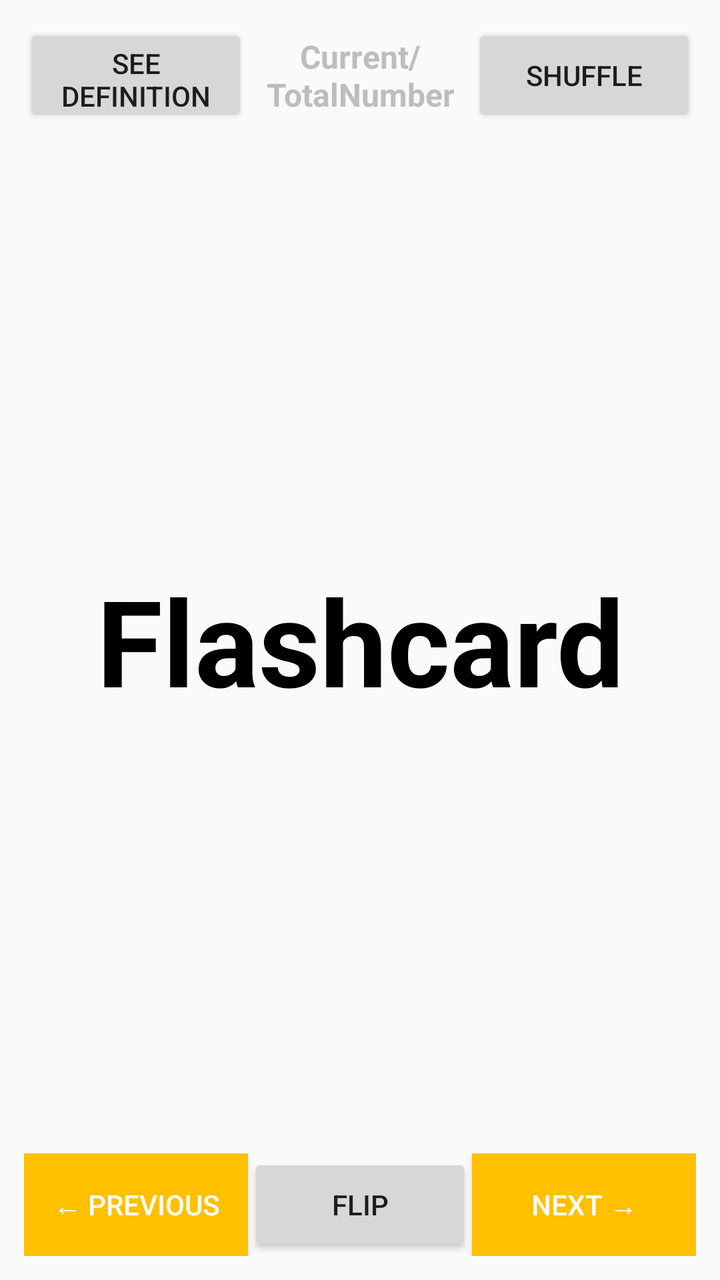
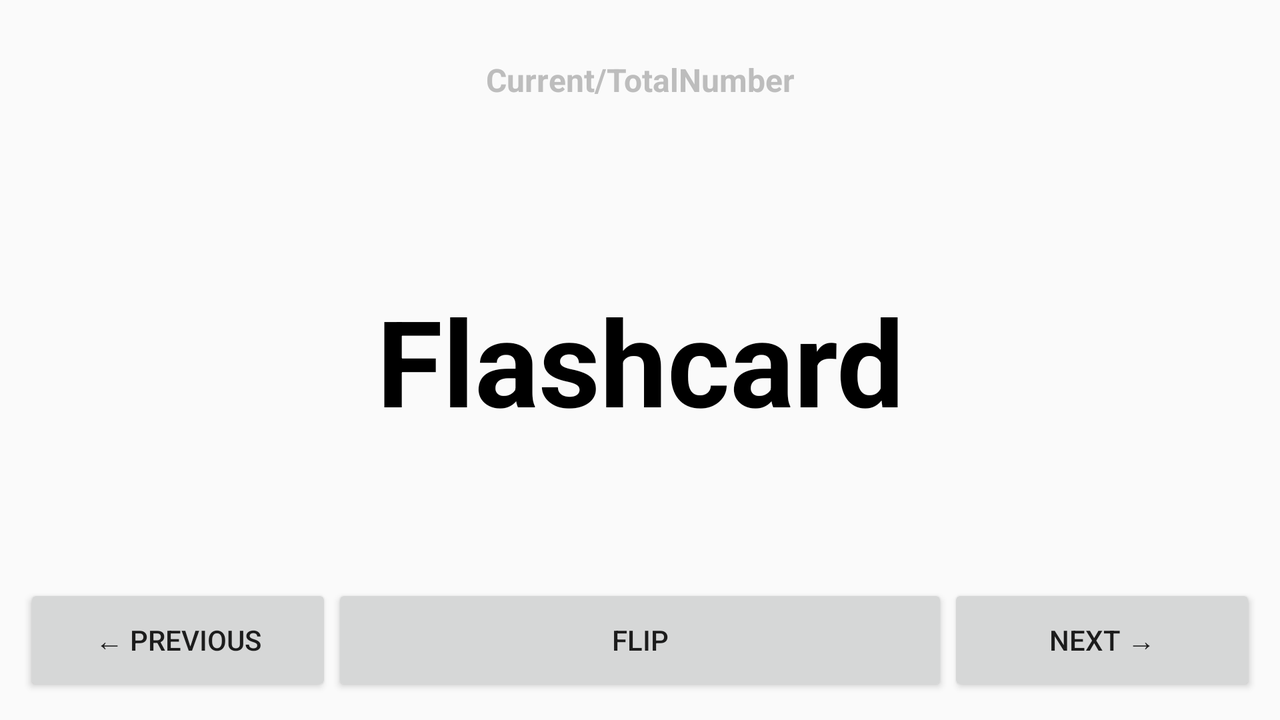

An Android layout and its configuration variant, each rendered on a device that would load it. The default file and the variant file are quoted in full after the pictures.
<!-- AndroidManifest.xml: application theme AppTheme -->
<!-- res/layout/activity_practise_with_flashcards.xml -->
<?xml version="1.0" encoding="utf-8"?>
<android.support.constraint.ConstraintLayout xmlns:android="http://schemas.android.com/apk/res/android"
    xmlns:tools="http://schemas.android.com/tools"
    android:layout_width="match_parent"
    android:layout_height="match_parent"
    tools:context=".PractiseWithFlashcardsActivity">

    <LinearLayout
        android:layout_width="match_parent"
        android:layout_height="match_parent"
        android:layout_margin="12dp"
        android:orientation="vertical">

        <LinearLayout
            android:layout_width="match_parent"
            android:layout_height="0dp"
            android:layout_weight="1"
            android:orientation="horizontal">

            <Button
                android:id="@+id/buttonSeeFirst"
                android:layout_width="0dp"
                android:layout_height="match_parent"
                android:layout_weight="1"
                android:text="See Definition First" />

            <TextView
                android:id="@+id/textViewFlashcardPosition"
                android:layout_width="0dp"
                android:layout_height="match_parent"
                android:layout_weight="1"
                android:gravity="center|center_vertical"
                android:text="Current/TotalNumber"
                android:textColor="#BDBDBD"
                android:textSize="16sp"
                android:textStyle="bold" />

            <Button
                android:id="@+id/buttonShuffle"
                android:layout_width="0dp"
                android:layout_height="match_parent"
                android:layout_weight="1"
                android:text="Shuffle" />
        </LinearLayout>

        <TextView
            android:id="@+id/textViewPractiseMain"
            android:layout_width="match_parent"
            android:layout_height="0dp"
            android:layout_weight="10"
            android:gravity="center|center_vertical"
            android:text="Flashcard"
            android:textColor="#000000"
            android:textSize="60sp"
            android:textStyle="bold" />

        <LinearLayout
            android:layout_width="match_parent"
            android:layout_height="0dp"
            android:layout_weight="1"
            android:orientation="horizontal">

            <Button
                android:id="@+id/buttonPrevious"
                android:layout_width="0dp"
                android:layout_height="match_parent"
                android:layout_weight="1"
                android:background="#FFC000"
                android:text="← Previous"
                android:textColor="#FFFFFF" />

            <Button
                android:id="@+id/buttonFlip"
                android:layout_width="0dp"
                android:layout_height="match_parent"
                android:layout_weight="1"
                android:text="Flip" />

            <Button
                android:id="@+id/buttonNext"
                android:layout_width="0dp"
                android:layout_height="match_parent"
                android:layout_weight="1"
                android:background="#FFC000"
                android:text="Next →"
                android:textColor="#FFFFFF" />
        </LinearLayout>
    </LinearLayout>
</android.support.constraint.ConstraintLayout>
<!-- resources referenced by this layout -->
<resources>
  <style name="AppTheme" parent="Theme.AppCompat.Light.DarkActionBar">
          
          <item name="colorPrimary">@color/colorPrimary</item>
          <item name="colorPrimaryDark">@color/colorPrimaryDark</item>
          <item name="colorAccent">@color/colorAccent</item>
      </style>
  <color name="colorPrimary">#FFC000</color>
  <color name="colorPrimaryDark">#BC8C00</color>
  <color name="colorAccent">#003FFF</color>
</resources>
<!-- res/layout-land/activity_practise_with_flashcards.xml (the repository's variant of the layout above) -->
<!-- drawn on the phone turned sideways -->
<?xml version="1.0" encoding="utf-8"?>
<android.support.constraint.ConstraintLayout xmlns:android="http://schemas.android.com/apk/res/android"
    xmlns:app="http://schemas.android.com/apk/res-auto"
    xmlns:tools="http://schemas.android.com/tools"
    android:layout_width="match_parent"
    android:layout_height="match_parent"
    tools:context=".PractiseWithFlashcardsActivity">

    <LinearLayout
        android:layout_width="match_parent"
        android:layout_height="match_parent"
        android:layout_margin="12dp"
        android:orientation="vertical">

        <TextView
            android:id="@+id/textViewFlashcardPosition"
            android:layout_width="match_parent"
            android:layout_height="0dp"
            android:layout_weight="1"
            android:gravity="center|center_vertical"
            android:textColor="#BDBDBD"
            android:textSize="16sp"
            android:textStyle="bold"
            android:text="Current/TotalNumber" />

        <TextView
            android:id="@+id/textViewPractiseMain"
            android:layout_width="match_parent"
            android:layout_height="0dp"
            android:layout_weight="4"
            android:gravity="center|center_vertical"
            android:textColor="#000000"
            android:textSize="60sp"
            android:textStyle="bold"
            android:text="Flashcard" />

        <LinearLayout
            android:layout_width="match_parent"
            android:layout_height="0dp"
            android:layout_weight="1"
            android:orientation="horizontal">

            <Button
                android:id="@+id/buttonPrevious"
                android:layout_width="0dp"
                android:layout_height="match_parent"
                android:layout_weight="1"
                android:text="← Previous" />

            <Button
                android:id="@+id/buttonFlip"
                android:layout_width="0dp"
                android:layout_height="match_parent"
                android:layout_weight="2"
                android:text="Flip" />

            <Button
                android:id="@+id/buttonNext"
                android:layout_width="0dp"
                android:layout_height="match_parent"
                android:layout_weight="1"
                android:text="Next →" />
        </LinearLayout>
    </LinearLayout>
</android.support.constraint.ConstraintLayout>
